Frame 1 (no input): blank canvas, image omitted
Frame 60 (no input): blank canvas, image omitted
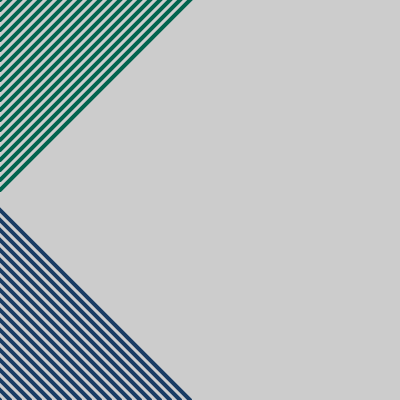
Frame 120 (the mouse pressed at the canvas centre since frame 60)

The p5.js sketch whose frames 1 and 60 were blank and that drew this single picture after the mouse press (run headless with seeded random() and noise() and a simulated clock; from frame 60 on, the mouse is pressed at the canvas centre):

// p5.js sketch
// ── sketch.js
function setup() {
  createCanvas(400, 400);
  strokeWeight(4);
}

//function draw() {
//  background(204);
//
//  for (let i = 0; i < mouseX; i = i + 10) {
//    line(i, 0, i, height);
//  }
//
//  for (let i = 0; i < mouseY; i = i + 10) {
//    line(0, i, width, i);
//  }
//}

function draw() {
  background(204);

  for (let i = 0; i < mouseX; i = i + 10) {
    stroke(25,60,100);
    line(i-width, 0, i, height);
  }

  for (let i = 0; i < mouseY; i = i + 10) {
    stroke(0,100,78);
    line(0, i, width, i-height);
  }
  
  //for (let j = width; j < mouseX; j = j - 10) {
  //  line(j, 0, j, height);
  //}

  //for (let k = height; k < mouseY; k = k - 10) {
  //  line(0, k, width, k);
  //}
}
